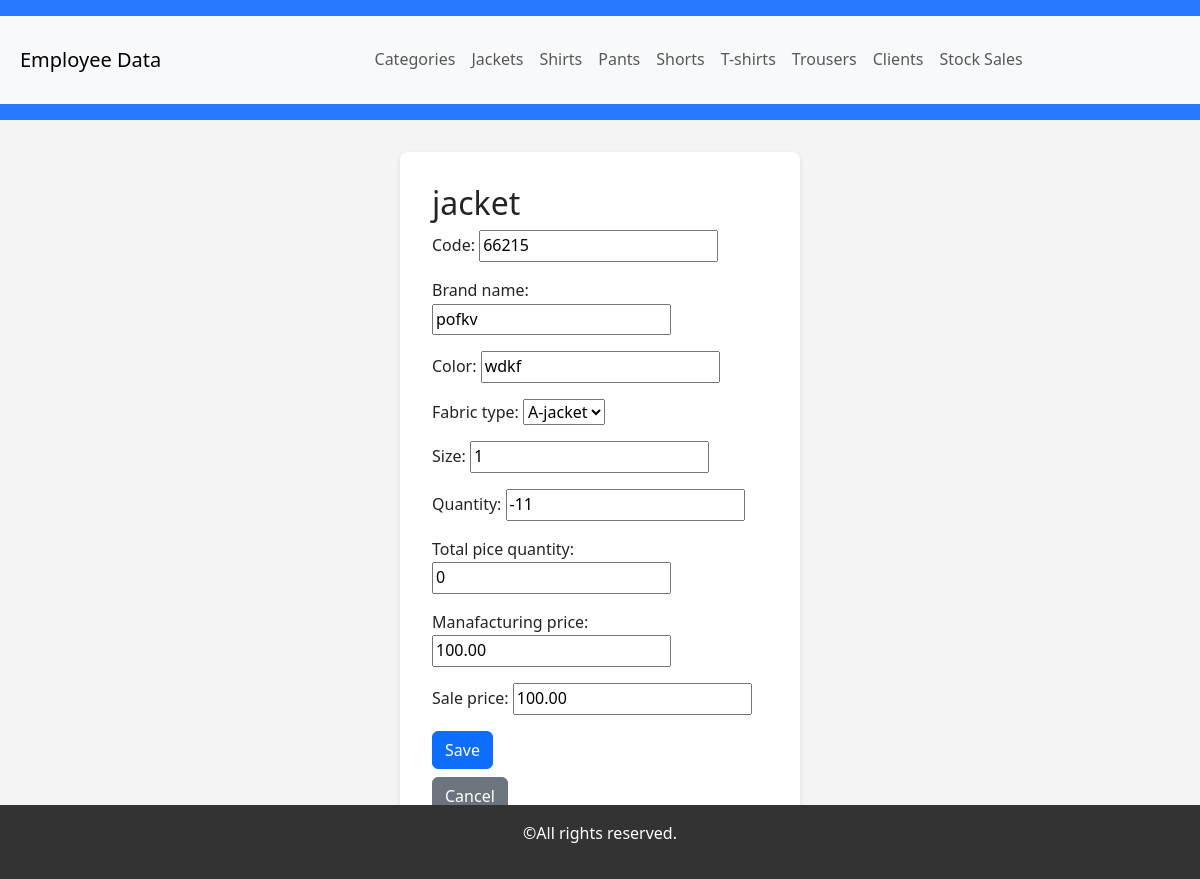
The app's page /product/jackets/4/edit/ with its own data.
### product/models.py (models this page shows, shortened)
class Jacket(models.Model):
    code = models.CharField(max_length=200)
    brand_name = models.CharField(max_length=100)
    color = models.CharField(max_length=50)
    fabric_type = models.ForeignKey(Category, on_delete=models.CASCADE)
    size = models.CharField(max_length=10)
    quantity = models.IntegerField()
    total_pice_quantity = models.IntegerField(default=0)
    manafacturing_price = models.DecimalField(max_digits=10, decimal_places=2)
    sale_price = models.DecimalField(max_digits=10, decimal_places=2)

### product/views.py (the view)
# urls.py: path('jackets/<int:pk>/edit/', JacketUpdateView.as_view(), name='jacket_update'),
class JacketUpdateView(UpdateView):
    model = Jacket
    form_class = JacketForm
    template_name = 'jacket/jacket_form.html'
    success_url = reverse_lazy('jacket_list')

### product/forms.py
class JacketForm(forms.ModelForm):
    class Meta:
        model = Jacket
        fields = '__all__'

### product/models.py (called while the page is built)
    def __str__(self):
        return self.name

### product/templates/jacket/jacket_form.html (shortened to what this page needs)
{% extends 'base_form.html' %}
{% block content %}
    <h2>jacket</h2>
    <form method="post">
        {{ form.as_p }}
        <button type="submit" class="btn btn-primary">Save </button>
    </form>
    <a href="{% url 'jacket_list' %}" class="btn btn-secondary mt-2">Cancel</a>
{% endblock %}

### employees/templates/base_form.html (style rules this page uses)
body { font-family: 'Segoe UI', Tahoma, Geneva, Verdana, sans-serif; line-height: 1.6; background-color: #f4f4f4; }

### records on screen
Jacket: code "66215", brand_name "pofkv", color "wdkf", fabric_type "A-jacket", size "1", quantity "-11", total_pice_quantity "0", manafacturing_price "100.00", sale_price "100.00"
